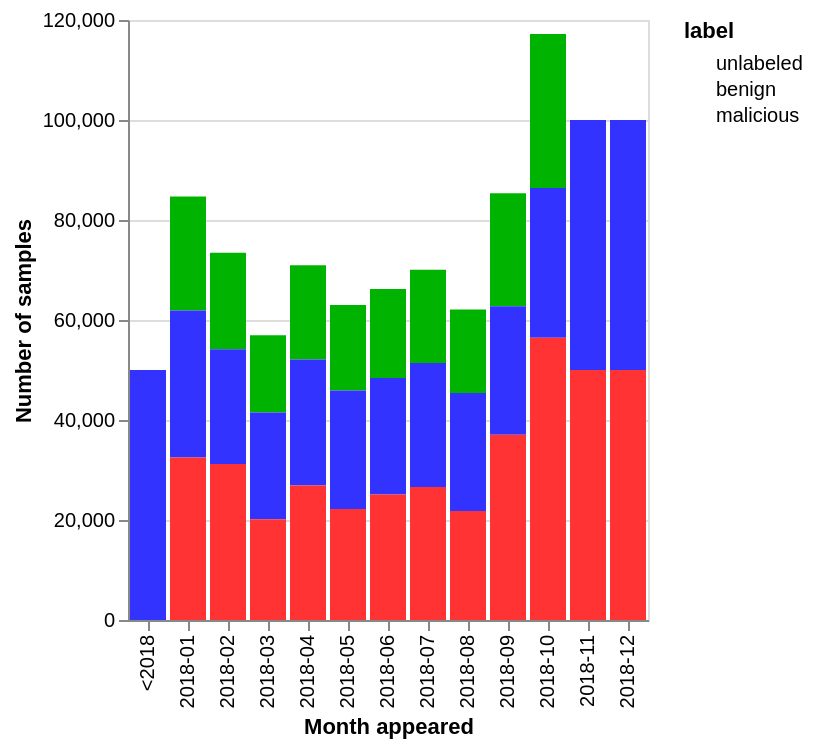

Notebook source saved alongside this figure:
### Code cell
plotdf = emberdf.copy()
plotdf.loc[plotdf["appeared"] < "2018-01", "appeared"] = " <2018"
gbdf = plotdf.groupby(["appeared", "label"]).count().reset_index()
alt.Chart(gbdf).mark_bar().encode(
    alt.X('appeared:O', axis=alt.Axis(title='Month appeared')),
    alt.Y('sum(sha256):Q', axis=alt.Axis(title='Number of samples')),
    alt.Color('label:N', scale=alt.Scale(range=["#00b300", "#3333ff", "#ff3333"]), legend=alt.Legend(values=["unlabeled", "benign", "malicious"]))
)

### Figure 1 — Vega-Lite specification as saved in the notebook (floating-point values rounded to 4 significant figures)
{"config": {"view": {"continuousWidth": 300, "continuousHeight": 300}}, "data": {"name": "data-9cecd3feaf8fbd1ecb079328a266caaa"}, "mark": {"type": "bar"}, "encoding": {"color": {"field": "label", "legend": {"values": ["unlabeled", "benign", "malicious"]}, "scale": {"range": ["#00b300", "#3333ff", "#ff3333"]}, "type": "nominal"}, "x": {"axis": {"title": "Month appeared"}, "field": "appeared", "type": "ordinal"}, "y": {"aggregate": "sum", "axis": {"title": "Number of samples"}, "field": "sha256", "type": "quantitative"}}, "$schema": "https://vega.github.io/schema/vega-lite/v6.1.0.json", "datasets": {"data-9cecd3feaf8fbd1ecb079328a266caaa": [{"appeared": " <2018", "label": 0, "sha256": 50000, "avclass": 0, "subset": 50000}, {"appeared": "2018-01", "label": -1, "sha256": 22788, "avclass": 10482, "subset": 22788}, {"appeared": "2018-01", "label": 0, "sha256": 29423, "avclass": 0, "subset": 29423}, {"appeared": "2018-01", "label": 1, "sha256": 32491, "avclass": 30723, "subset": 32491}, {"appeared": "2018-02", "label": -1, "sha256": 19319, "avclass": 9644, "subset": 19319}, {"appeared": "2018-02", "label": 0, "sha256": 22915, "avclass": 0, "subset": 22915}, {"appeared": "2018-02", "label": 1, "sha256": 31222, "avclass": 29368, "subset": 31222}, {"appeared": "2018-03", "label": -1, "sha256": 15404, "avclass": 6432, "subset": 15404}, {"appeared": "2018-03", "label": 0, "sha256": 21373, "avclass": 0, "subset": 21373}, {"appeared": "2018-03", "label": 1, "sha256": 20152, "avclass": 19080, "subset": 20152}, {"appeared": "2018-04", "label": -1, "sha256": 18880, "avclass": 8685, "subset": 18880}, {"appeared": "2018-04", "label": 0, "sha256": 25190, "avclass": 0, "subset": 25190}, {"appeared": "2018-04", "label": 1, "sha256": 26892, "avclass": 26061, "subset": 26892}, {"appeared": "2018-05", "label": -1, "sha256": 17088, "avclass": 7232, "subset": 17088}, {"appeared": "2018-05", "label": 0, "sha256": 23719, "avclass": 0, "subset": 23719}, {"appeared": "2018-05", "label": 1, "sha256": 22193, "avclass": 21530, "subset": 22193}, {"appeared": "2018-06", "label": -1, "sha256": 17794, "avclass": 8010, "subset": 17794}, {"appeared": "2018-06", "label": 0, "sha256": 23285, "avclass": 0, "subset": 23285}, {"appeared": "2018-06", "label": 1, "sha256": 25116, "avclass": 23963, "subset": 25116}, {"appeared": "2018-07", "label": -1, "sha256": 18643, "avclass": 8496, "subset": 18643}, {"appeared": "2018-07", "label": 0, "sha256": 24799, "avclass": 0, "subset": 24799}, {"appeared": "2018-07", "label": 1, "sha256": 26622, "avclass": 25880, "subset": 26622}, {"appeared": "2018-08", "label": -1, "sha256": 16693, "avclass": 6794, "subset": 16693}, {"appeared": "2018-08", "label": 0, "sha256": 23634, "avclass": 0, "subset": 23634}, {"appeared": "2018-08", "label": 1, "sha256": 21791, "avclass": 20590, "subset": 21791}, {"appeared": "2018-09", "label": -1, "sha256": 22583, "avclass": 11893, "subset": 22583}, {"appeared": "2018-09", "label": 0, "sha256": 25707, "avclass": 0, "subset": 25707}, {"appeared": "2018-09", "label": 1, "sha256": 37062, "avclass": 35708, "subset": 37062}, {"appeared": "2018-10", "label": -1, "sha256": 30808, "avclass": 18765, "subset": 30808}, {"appeared": "2018-10", "label": 0, "sha256": 29955, "avclass": 0, "subset": 29955}, {"appeared": "2018-10", "label": 1, "sha256": 56459, "avclass": 56343, "subset": 56459}, {"appeared": "2018-11", "label": 0, "sha256": 50000, "avclass": 0, "subset": 50000}, {"appeared": "2018-11", "label": 1, "sha256": 50000, "avclass": 49796, "subset": 50000}, {"appeared": "2018-12", "label": 0, "sha256": 50000, "avclass": 0, "subset": 50000}, {"appeared": "2018-12", "label": 1, "sha256": 50000, "avclass": 49525, "subset": 50000}]}}
